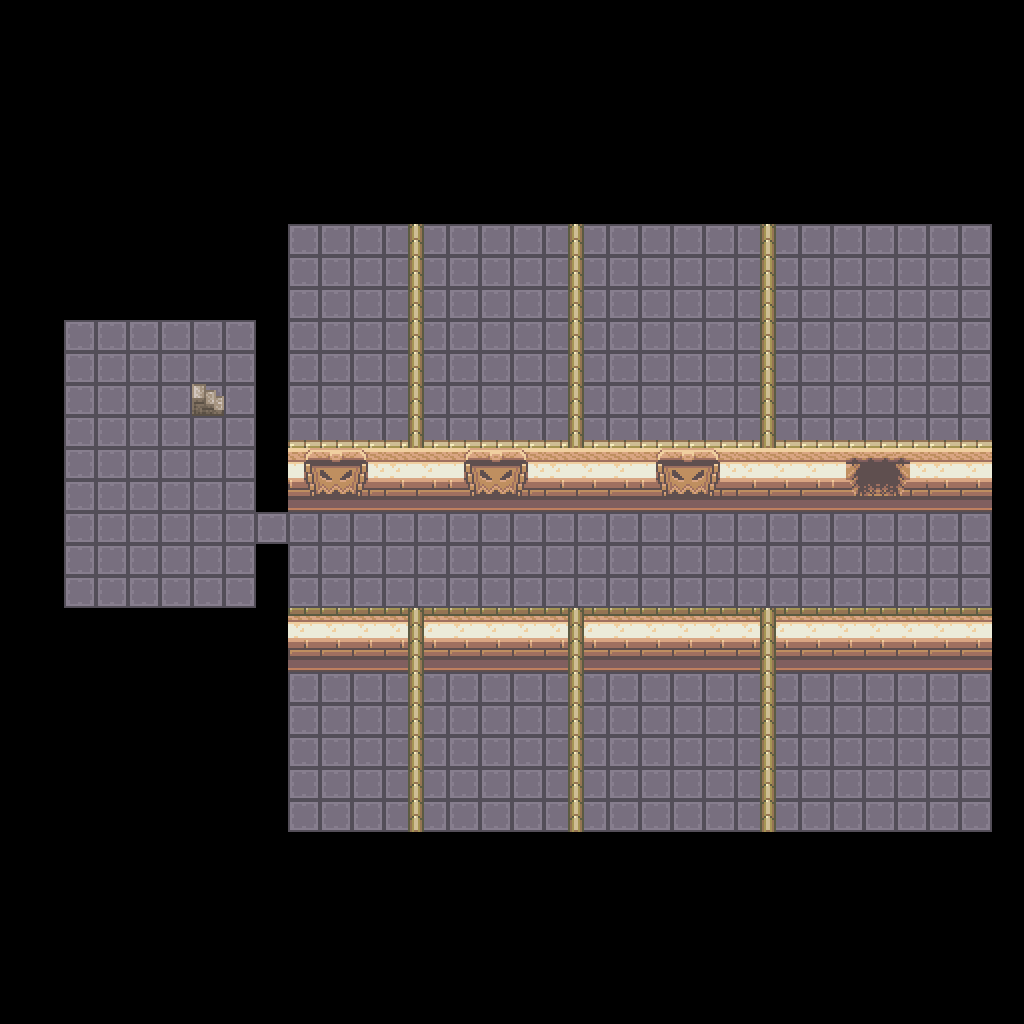

Tiled map render using the project's own tile images. Description and the map definition, with tile-layer contents summarised, below:
An orthogonal 32x32 tile map with 32x32 px tiles, 8 tile layers (0_floor, 1_terrain, 2_object, 3_roof, ...), 11 tilesets.

<map version="0.99a" orientation="orthogonal" width="32" height="32" tilewidth="32" tileheight="32">
 <property name="x" value="500160" />
 <property name="y" value="500064" />
 <tileset name="Outside 0" firstgid="1" tilewidth="32" tileheight="32">
  <image source="../zelda_outside_0_chipset.png" trans="ffffff" />
 </tileset>
 <tileset name="Outside 1" firstgid="481" tilewidth="32" tileheight="32">
  <image source="../zelda_outside_1_chipset.png" trans="ffffff" />
 </tileset>
 <tileset name="Dungeon 0" firstgid="961" tilewidth="32" tileheight="32">
  <image source="../zelda_dungeon_0_chipset.png" trans="ff00ff" />
 </tileset>
 <tileset name="Dungeon 1" firstgid="1441" tilewidth="32" tileheight="32">
  <image source="../zelda_dungeon_1_chipset.png" trans="ff00ff" />
 </tileset>
 <tileset name="Interior 0" firstgid="1921" tilewidth="32" tileheight="32">
  <image source="../zelda_interior_0_chipset.png" trans="ff00ff" />
 </tileset>
 <tileset name="Navigation" firstgid="2401" tilewidth="32" tileheight="32">
  <image source="../zelda_navigation_chipset.png" />
 </tileset>
 <tileset name="Objects" firstgid="2402" tilewidth="32" tileheight="32">
  <image source="../zelda_objects_chipset.png" />
 </tileset>
 <tileset name="Collision" firstgid="2502" tilewidth="32" tileheight="32">
  <image source="../zelda_collision_chipset.png" />
 </tileset>
 <tileset name="Building 0" firstgid="2504" tilewidth="32" tileheight="32">
  <image source="../zelda_building_0_tileset.png" />
 </tileset>
 <tileset name="Outside 2" firstgid="2984" tilewidth="32" tileheight="32">
  <image source="../zelda_outside_2_chipset.png" />
 </tileset>
 <tileset name="Interior 1" firstgid="3464" tilewidth="32" tileheight="32">
  <image source="../zelda_interior_1_chipset.png" />
 </tileset>
 <layer name="0_floor" width="32" height="32">
  <data>[1024 cells, 1024 non-empty, 2 distinct tile ids]</data>
 </layer>
 <layer name="1_terrain" width="32" height="32">
  <data>[1024 cells, 1 non-empty, 1 distinct tile ids]</data>
 </layer>
 <layer name="2_object" width="32" height="32">
  <data>[1024 cells, 88 non-empty, 14 distinct tile ids]</data>
 </layer>
 <layer name="3_roof" width="32" height="32">
  <data>[1024 cells, 116 non-empty, 8 distinct tile ids]</data>
 </layer>
 <layer name="objects" width="32" height="32">
  <data>[1024 cells, 1 non-empty, 1 distinct tile ids]</data>
 </layer>
 <layer name="collision" width="32" height="32" opacity="0.25">
  <data>[1024 cells, 0 non-empty, 0 distinct tile ids]</data>
 </layer>
 <layer name="navigation" width="32" height="32">
  <data>[1024 cells, 0 non-empty, 0 distinct tile ids]</data>
 </layer>
 <layer name="protection" width="32" height="32">
  <data>[1024 cells, 0 non-empty, 0 distinct tile ids]</data>
 </layer>
</map>
